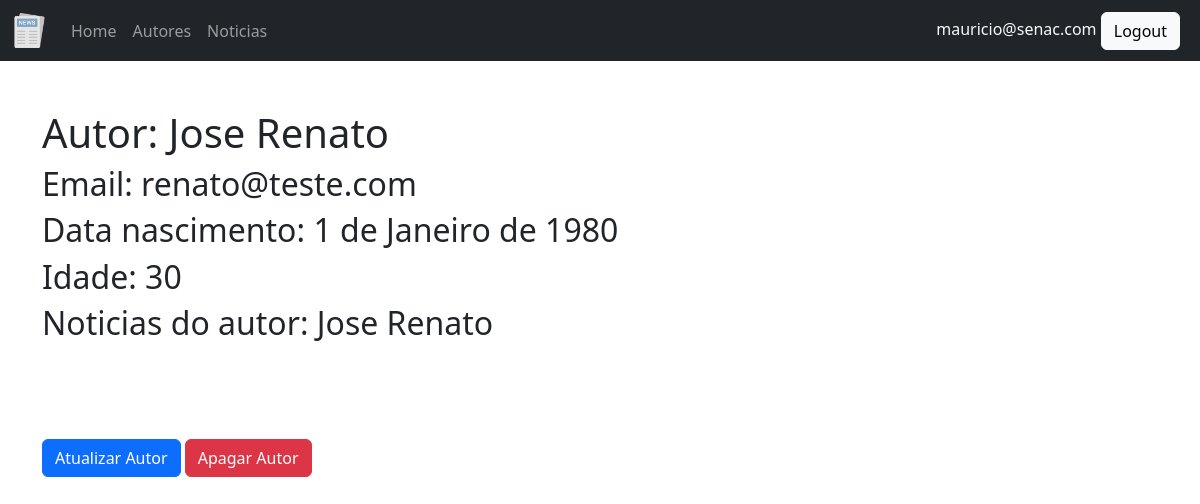
The app's page /noticias/autor/6 (signed in) with its own data.
### noticia/models.py (models this page shows, shortened)
class Autor(models.Model):
    nome = models.CharField("Nome", max_length=200)
    data_nascimento = models.DateField("Data de Nascimento", default="1980-01-01")
    email = models.EmailField("Email")
    idade = models.PositiveSmallIntegerField("Idade")
    avatar = models.ImageField("Foto", upload_to='avatares', blank=True, null=True)
    class Meta:
        verbose_name = "Escritor"
        verbose_name_plural = "Escritores"
        permissions  = [
            ("pode_publicar", "Pode publicar uma noticia"),
        ]

### noticia/views.py (the view)
# urls.py: path('autor/<int:id>', AutorDetailView.as_view(), name='detalhar-autor'),
class AutorDetailView(LoginRequiredMixin, DetailView):
    model=Autor
    template_name='autor/detalhar.html'
    context_object_name='autor'
    pk_url_kwarg='id'

### templates/autor/detalhar.html (shortened to what this page needs)
{% extends 'base.html'%}
{% block content %}
<h1>Autor: {{ autor.nome }}</h1>
<h2>Email: {{autor.email}}</h2>
<h2>Data nascimento: {{autor.data_nascimento}}</h2>
<h2>Idade: {{autor.idade}}</h2>
<h2>Noticias do autor: {{ autor.nome }}</h2>
<a class="btn btn-primary" href="{% url 'atualizar-autor' autor.id %}">Atualizar Autor</a>
<a class="btn btn-danger" href="{% url 'deletar-autor' autor.id %}">Apagar Autor</a>
{% endblock %}

### templates/base.html (shortened to what this page needs)
{% load static bootstrap5 %}
<!DOCTYPE html>
<html lang="en">
<head>
    <link href="https://cdn.jsdelivr.net/npm/bootstrap@5.3.2/dist/css/bootstrap.min.css" rel="stylesheet"
>
</head>
<body>
    <nav class="navbar navbar-expand-md navbar-dark bg-dark mb-4">
        <div class="container-fluid">
            <a class="navbar-brand" href="#"><img src="{% static 'img/noticia.png' %}" alt="" width="35"></a>
            <div class="collapse navbar-collapse" id="navbarCollapse">
                <ul class="navbar-nav me-auto mb-2 mb-md-0">
                    <li class="nav-item">
                        <a class="nav-link" aria-current="page" href="{% url 'home' %}">Home</a>
                    </li>
                    <li class="nav-item">
                        <a class="nav-link" href="{% url 'listar-autor' %}">Autores</a>
                    </li>
                    <li class="nav-item">
                        <a class="nav-link" href="{% url 'listar-noticia' %}">Noticias</a>
                    </li>
                </ul>
                <div class="text-end">
                    {% if user.is_authenticated %}
                    <span class="text-light">{{ user.email }}</span>
                    <a href="{% url 'logout' %}" class="btn btn-light me-2">Logout</a>
                    {% else %}
                    <a href="{% url 'login' %}" class="btn btn-outline-light me-2">Login</a>
                    <a href="{% url 'registration' %}" class="btn btn-primary me-2">Cadastro</a>
                    {% endif %}
                </div>
            </div>
        </div>
    </nav>
    <main class="container">
        {% block content  %}{% endblock%}
    </main>
</body>
</html>

### records on screen
Autor: nome "Jose Renato", email "renato@teste.com", data_nascimento "1 de Janeiro de 1980", idade "30"

### other values on screen
{{ user.email }} "mauricio@senac.com"
